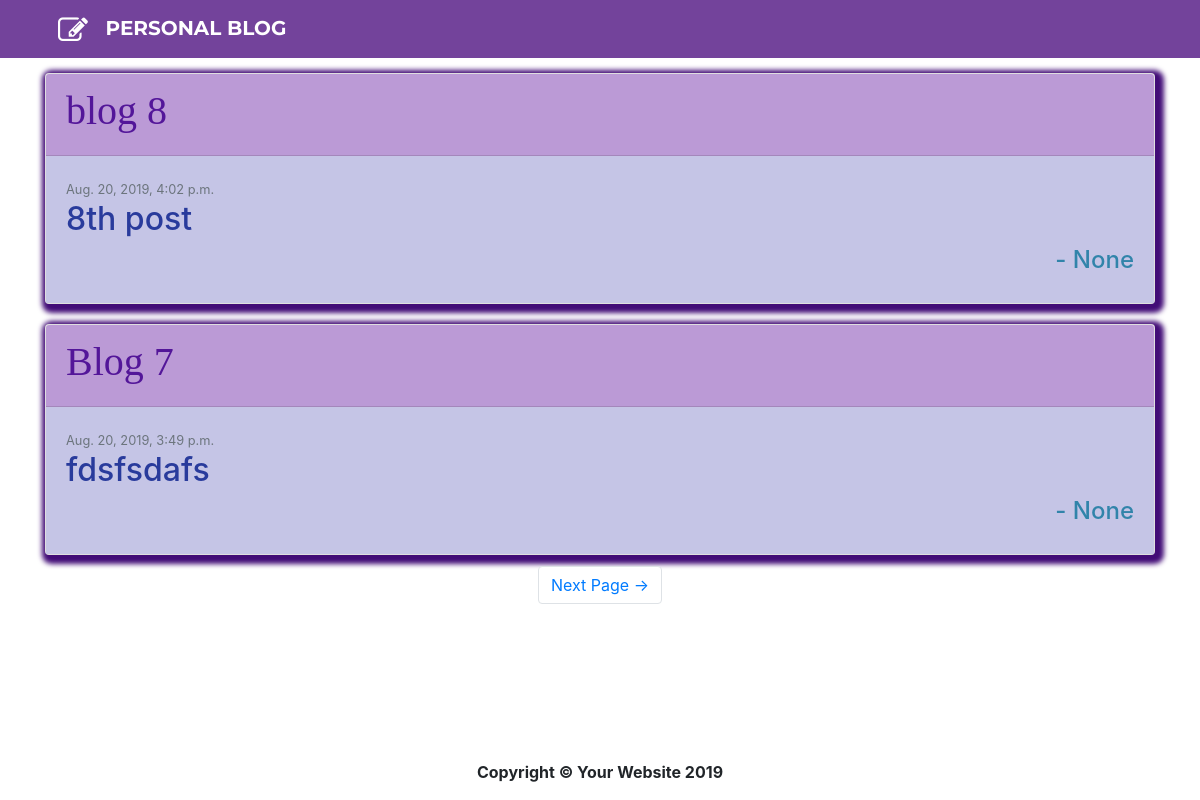
/, run on an earlier commit of the app's database.
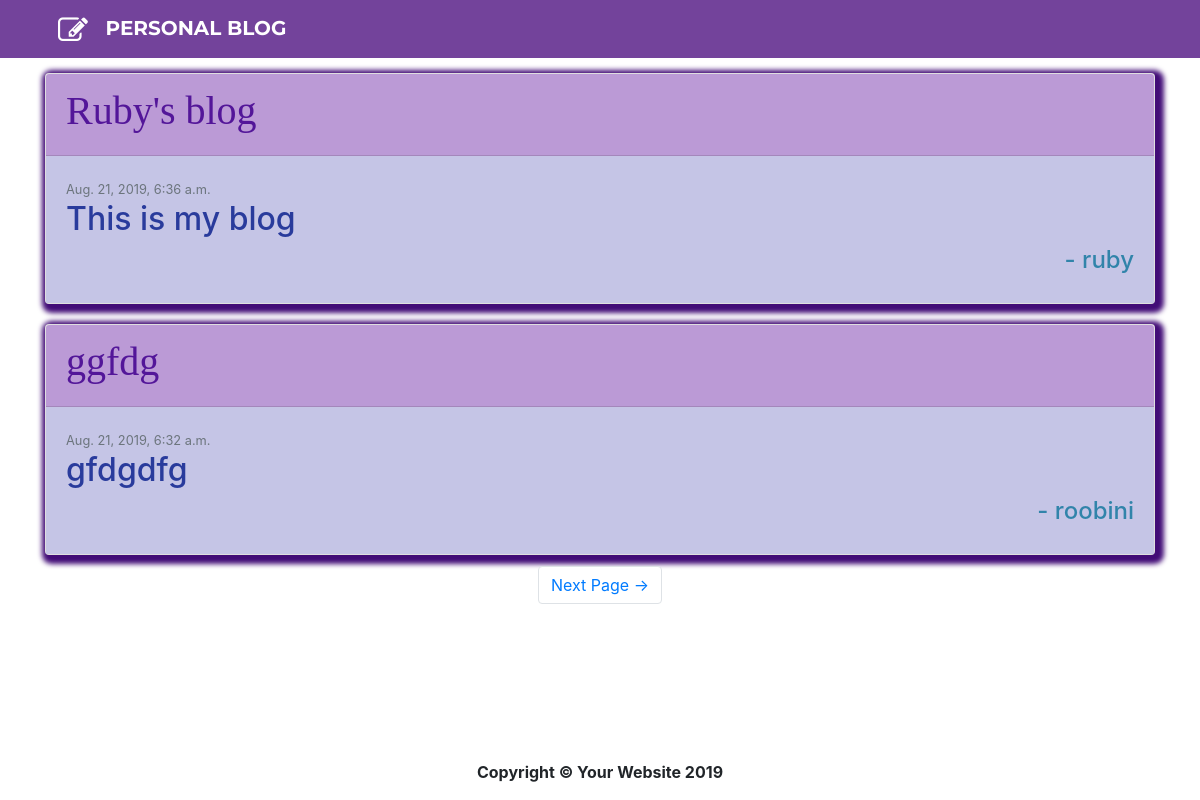
And on a later commit of the database.
### blogapp/models.py (models this page shows, shortened)
class BlogPost(models.Model):
    blog_title = models.CharField(max_length = 50)
    blog_text = models.TextField()
    blog_date = models.DateTimeField(default = timezone.now)
    blog_author = models.ForeignKey(User, on_delete=models.CASCADE, blank=True, null=True)
    class Meta:
        verbose_name_plural = "BlogEntry"

### blogapp/views.py (the view)
# urls.py: path('', BlogListView.as_view(), name = 'blog-home'),
class BlogListView(ListView):
    model = BlogPost
    template_name = 'home.html'
    context_object_name = 'bloglist'
    ordering = ['-blog_date']
    paginate_by=2

### blogapp/templates/home.html (shortened to what this page needs)
{% extends "base.html" %} {% block content %} {% for b in bloglist %}
<div class="container">
    <div class="row">
        <div class="card" style="width: 100%; margin-top:15px;margin-bottom: 5px;box-shadow: 3px 3px 5px 6px rgb(66, 12, 119);">
            <div class="card-header" style="background-color: #bb9ad6">
                <div class="media">
                    <div class="media-body">
                        <h1><a href="{% url 'blog-detail' b.id %}" style="color:rgb(83, 22, 153);font-family:Cambria, Cochin, Georgia, Times, 'Times New Roman', serif">{{b.blog_title}}</a></h1>
                    </div>
                </div>
            </div>
            <div class="card-body" style="background-color: rgb(197, 197, 230)">
                <small class="text-muted" style="color:rgb(33, 82, 156)">{{b.blog_date}}</small>
                <h2 style="color:rgb(41, 59, 156)">{{b.blog_text}}</h2>
                <h4 class="float-right" style="color:rgb(49, 132, 170)">- {{b.blog_author}}</h4>
            </div>
        </div>
    </div>
</div>
{% endfor %} {% if is_paginated %}
<ul class="pagination justify-content-center mb-4" style="margin:6px">
     {% if page_obj.has_next %}
    <li class="page-item">
        <a class="page-link" href="?page={{page_obj.next_page_number}}">Next Page &rarr;</a>
    </li>
    {% endif %}
</ul>
{% endif %} {% endblock content %}

What changed in the data, as far as the page shows it:
removed BlogPost: blog_title "blog 8", blog_date "Aug. 20, 2019, 4:02 p.m.", blog_text "8th post", blog_author "None"
removed BlogPost: blog_title "Blog 7", blog_date "Aug. 20, 2019, 3:49 p.m.", blog_text "fdsfsdafs", blog_author "None"
added BlogPost: blog_title "Ruby's blog", blog_date "Aug. 21, 2019, 6:36 a.m.", blog_text "This is my blog", blog_author "ruby"
added BlogPost: blog_title "ggfdg", blog_date "Aug. 21, 2019, 6:32 a.m.", blog_text "gfdgdfg", blog_author "roobini"
